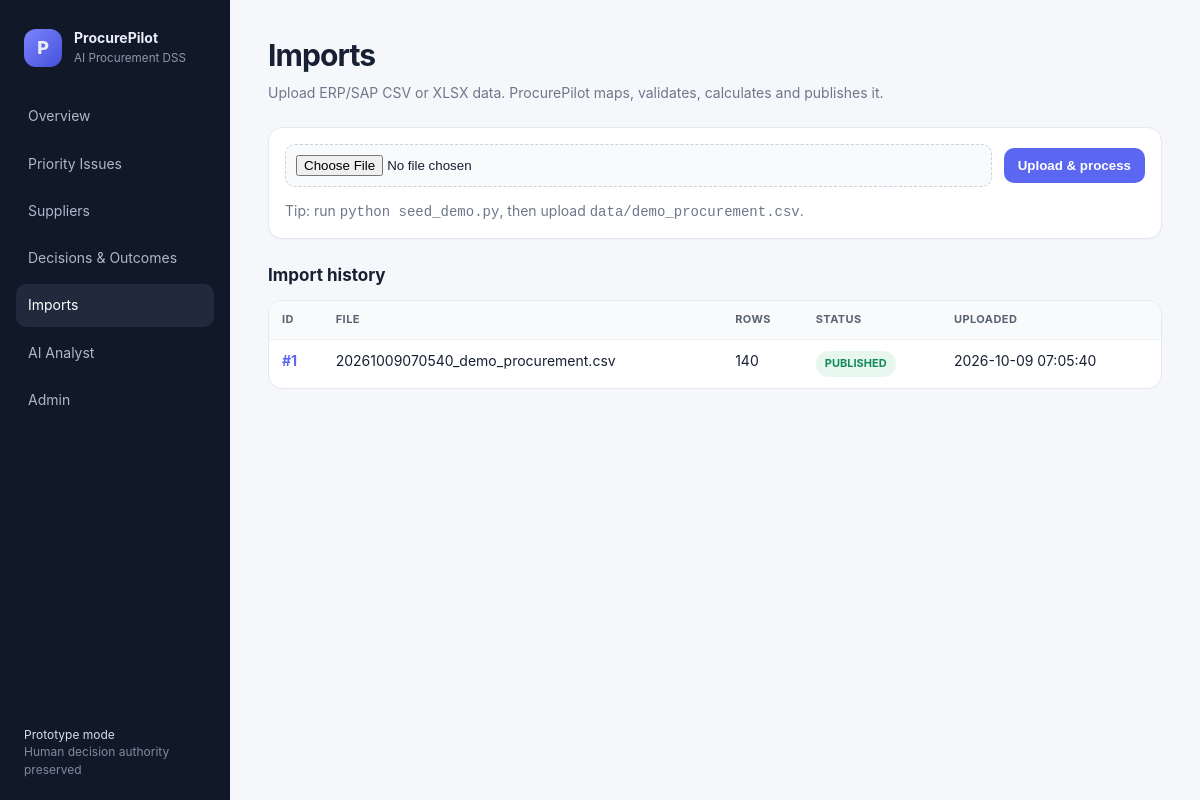
The page /imports on the database its author committed.
### tables this page shows
CREATE TABLE imports (
            id INTEGER PRIMARY KEY AUTOINCREMENT,
            filename TEXT NOT NULL,
            uploaded_at TEXT NOT NULL,
            row_count INTEGER NOT NULL,
            status TEXT NOT NULL,
            file_hash TEXT NOT NULL,
            mapping_json TEXT NOT NULL,
            readiness_json TEXT NOT NULL,
            kpi_json TEXT NOT NULL,
            model_json TEXT NOT NULL DEFAULT '{}'
        );

### app/main.py (the view)
@app.get("/imports", response_class=HTMLResponse)
def imports_page(request:Request):
    con=db(); rows=[dict(r) for r in con.execute("SELECT * FROM imports ORDER BY id DESC").fetchall()]; con.close()
    return templates.TemplateResponse("imports.html",{"request":request,"page":"imports","imports":rows})

### app/templates/imports.html
{% extends 'base.html' %}{% block content %}<div class="top"><div><h1>Imports</h1><p>Upload ERP/SAP CSV or XLSX data. ProcurePilot maps, validates, calculates and publishes it.</p></div></div>
<div class="card upload"><form action="/imports" method="post" enctype="multipart/form-data"><input type="file" name="file" accept=".csv,.xlsx" required><button class="btn" type="submit">Upload & process</button></form><p class="hint">Tip: run <code>python seed_demo.py</code>, then upload <code>data/demo_procurement.csv</code>.</p></div>
<h2>Import history</h2><div class="table-wrap"><table><thead><tr><th>ID</th><th>File</th><th>Rows</th><th>Status</th><th>Uploaded</th></tr></thead><tbody>{% for x in imports %}<tr><td><a href="/imports/{{x.id}}">#{{x.id}}</a></td><td>{{x.filename}}</td><td>{{x.row_count}}</td><td><span class="badge ready">{{x.status}}</span></td><td>{{x.uploaded_at[:19].replace('T',' ')}}</td></tr>{% else %}<tr><td colspan="5">No imports yet.</td></tr>{% endfor %}</tbody></table></div>{% endblock %}

### app/static/app.css (style rules this page uses)
:root { --bg:#f5f7fb;--ink:#172033;--muted:#6e7788;--line:#e4e8f0;--nav:#111827;--accent:#5b67f1;--good:#138a5b;--warn:#b7791f;--bad:#b42318;--card:#fff }
* { box-sizing:border-box }
body { margin:0;font:14px/1.45 Inter,ui-sans-serif,system-ui,-apple-system,BlinkMacSystemFont,"Segoe UI",sans-serif;background:var(--bg);color:var(--ink) }
a { color:inherit;text-decoration:none }
.top { display:flex;justify-content:space-between;align-items:flex-start;gap:20px;margin-bottom:24px }
.top h1 { font-size:30px;margin:0 0 5px;letter-spacing:-.03em }
.top p { margin:0;color:var(--muted);max-width:820px }
.pill,.badge,.sev { display:inline-flex;align-items:center;border-radius:999px;padding:5px 9px;font-size:11px;font-weight:700;white-space:nowrap }
.card { background:var(--card);border:1px solid var(--line);border-radius:14px;padding:16px;box-shadow:0 1px 2px rgba(16,24,40,.03) }
h2 { font-size:17px;margin:24px 0 12px }
.badge.ready { background:#e7f7ef;color:var(--good) }
.table-wrap { overflow:auto;background:#fff;border:1px solid var(--line);border-radius:14px }
table { border-collapse:collapse;width:100%;min-width:680px }
th,td { text-align:left;padding:11px 13px;border-bottom:1px solid #edf0f4;vertical-align:top }
th { background:#f9fafc;color:#596273;font-size:11px;text-transform:uppercase;letter-spacing:.04em }
tr:last-child td { border-bottom:0 }
td a { color:var(--accent);font-weight:700 }
.btn { border:0;border-radius:10px;background:var(--accent);color:white;padding:10px 14px;font-weight:700;cursor:pointer;display:inline-block }
.upload form { display:flex;gap:12px;align-items:center }
.upload input { flex:1;padding:10px;background:#f9fafc;border:1px dashed #cbd1dc;border-radius:10px }
.hint { color:var(--muted);margin-bottom:0 }

### rows shown on the page
imports: id "1", filename "20261009070540_demo_procurement.csv", row_count "140", status "PUBLISHED", uploaded_at "2026-10-09 07:05:40"
